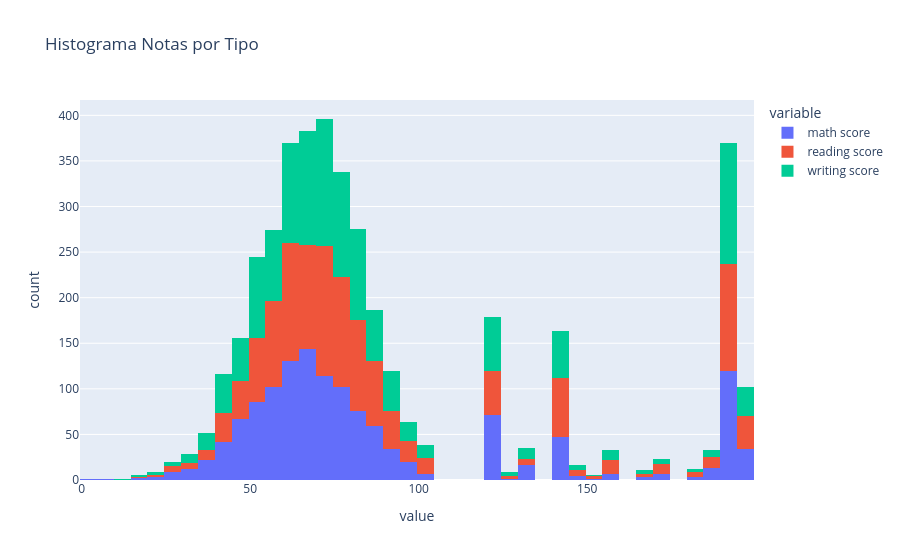

Notebook source saved alongside this figure:
### Code cell
analyze_df(df_grades)

### Figure 1 — Plotly figure (JSON) as saved in the notebook; plotly's stock layout.template omitted (floating-point values rounded to 4 significant figures; data arrays with more than 128 entries replaced by an {"elided": "..."} marker saying what was removed)
{"data": [{"bingroup": "x", "hovertemplate": "variable=math score<br>value=%{x}<br>count=%{y}<extra></extra>", "legendgroup": "math score", "marker": {"color": "#636efa", "pattern": {"shape": ""}}, "name": "math score", "orientation": "v", "showlegend": true, "type": "histogram", "x": {"elided": "1400 float values"}, "xaxis": "x", "yaxis": "y"}, {"bingroup": "x", "hovertemplate": "variable=reading score<br>value=%{x}<br>count=%{y}<extra></extra>", "legendgroup": "reading score", "marker": {"color": "#EF553B", "pattern": {"shape": ""}}, "name": "reading score", "orientation": "v", "showlegend": true, "type": "histogram", "x": {"elided": "1400 float values"}, "xaxis": "x", "yaxis": "y"}, {"bingroup": "x", "hovertemplate": "variable=writing score<br>value=%{x}<br>count=%{y}<extra></extra>", "legendgroup": "writing score", "marker": {"color": "#00cc96", "pattern": {"shape": ""}}, "name": "writing score", "orientation": "v", "showlegend": true, "type": "histogram", "x": {"elided": "1400 float values"}, "xaxis": "x", "yaxis": "y"}], "layout": {"barmode": "relative", "legend": {"title": {"text": "variable"}, "tracegroupgap": 0}, "title": {"text": "Histograma Notas por Tipo"}, "xaxis": {"anchor": "y", "domain": [0, 1], "title": {"text": "value"}}, "yaxis": {"anchor": "x", "domain": [0, 1], "title": {"text": "count"}}}}
